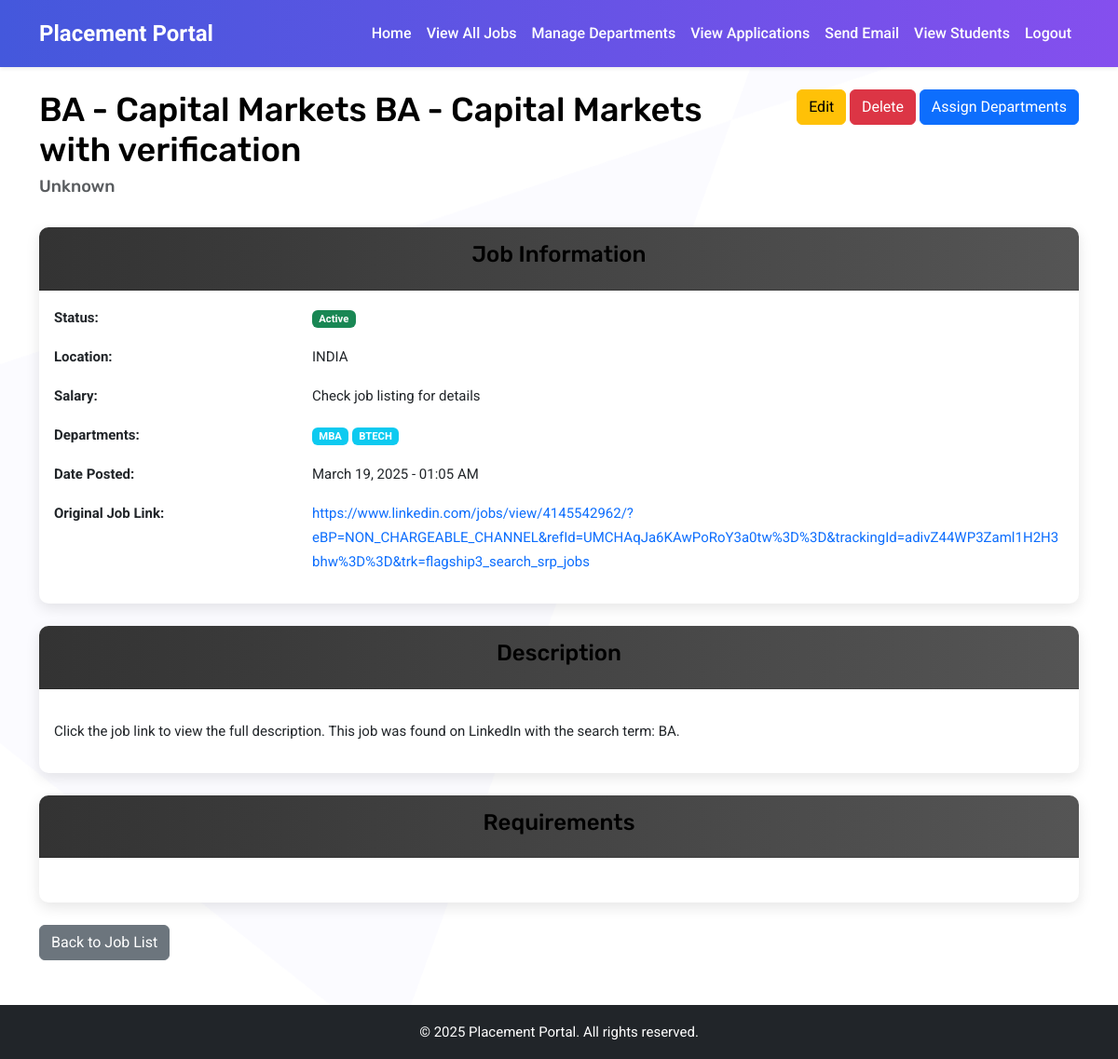
/jobs/9/ (signed in), run on the app's committed database.
### jobs/models.py (models this page shows, shortened)
class Job(models.Model):
    STATUS_CHOICES = (
        ('active', 'Active'),
        ('closed', 'Closed'),
        ('pending', 'Pending Review'),
    )
    title = models.CharField(max_length=200)
    company = models.CharField(max_length=200)
    description = models.TextField()
    requirements = models.TextField()
    location = models.CharField(max_length=200)
    salary = models.CharField(max_length=100, blank=True, null=True)
    url = models.URLField(blank=True, null=True)
    status = models.CharField(max_length=20, choices=STATUS_CHOICES, default='active')
    departments = models.ManyToManyField(Department, related_name='jobs', blank=True)
    date_posted = models.DateTimeField(auto_now_add=True)
    created_by = models.ForeignKey(User, on_delete=models.CASCADE, related_name='created_jobs')
    class Meta:
        ordering = ['-date_posted']

class Department(models.Model):
    name = models.CharField(max_length=100)

### jobs/views.py (the view)
    def wrapper(request, *args, **kwargs):
        if not request.user.is_placement_officer():
            messages.error(request, "You don't have permission to access this page.")
            return redirect('dashboard')
        return view_func(request, *args, **kwargs)

### jobs/views.py (called while the page is built)
def plo_required(view_func):
    def wrapper(request, *args, **kwargs):
        if not request.user.is_placement_officer():
            messages.error(request, "You don't have permission to access this page.")
            return redirect('dashboard')
        return view_func(request, *args, **kwargs)
    return wrapper

@login_required
@plo_required
def job_detail(request, job_id):
    job = get_object_or_404(Job, id=job_id)
    return render(request, 'jobs/job_detail.html', {'job': job})

### users/models.py (called while the page is built)
    def is_student(self):
        return self.user_type == 'student'

    def is_placement_officer(self):
        return self.user_type == 'placement_officer'

### jobs/templates/jobs/job_detail.html (shortened to what this page needs)
{% extends 'main/base.html' %}
{% block content %}
<div class="row mb-4">
    <div class="col-md-8">
        <h1>{{ job.title }}</h1>
        <h4 class="text-muted">{{ job.company }}</h4>
    </div>
    <div class="col-md-4 text-end">
        <a href="{% url 'job_edit' job.id %}" class="btn btn-warning">Edit</a>
        <a href="{% url 'job_delete' job.id %}" class="btn btn-danger">Delete</a>
        <a href="{% url 'assign_departments' job.id %}" class="btn btn-primary">Assign Departments</a>
    </div>
</div>
<div class="row">
    <div class="col-md-12">
        <div class="card mb-4">
            <div class="card-header">
                <h3>Job Information</h3>
            </div>
            <div class="card-body">
                <div class="row mb-3">
                    <div class="col-md-3 fw-bold">Status:</div>
                    <div class="col-md-9">
                        {% if job.status == 'active' %}
                        <span class="badge bg-success">Active</span>
                        {% elif job.status == 'closed' %}
                        <span class="badge bg-danger">Closed</span>
                        {% else %}
                        <span class="badge bg-warning">Pending</span>
                        {% endif %}
                    </div>
                </div>
                <div class="row mb-3">
                    <div class="col-md-3 fw-bold">Location:</div>
                    <div class="col-md-9">{{ job.location }}</div>
                </div>
                <div class="row mb-3">
                    <div class="col-md-3 fw-bold">Salary:</div>
                    <div class="col-md-9">{{ job.salary|default:"Not specified" }}</div>
                </div>
                <div class="row mb-3">
                    <div class="col-md-3 fw-bold">Departments:</div>
                    <div class="col-md-9">
                        {% for dept in job.departments.all %}
                        <span class="badge bg-info">{{ dept.name }}</span>
                        {% empty %}
                        <span class="badge bg-secondary">None assigned</span>
                        {% endfor %}
                    </div>
                </div>
                <div class="row mb-3">
                    <div class="col-md-3 fw-bold">Date Posted:</div>
                    <div class="col-md-9">{{ job.date_posted|date:"F d, Y - h:i A" }}</div>
                </div>
                {% if job.url %}
                <div class="row mb-3">
                    <div class="col-md-3 fw-bold">Original Job Link:</div>
                    <div class="col-md-9"><a href="{{ job.url }}" target="_blank">{{ job.url }}</a></div>
                </div>
                {% endif %}
            </div>
        </div>
        <div class="card mb-4">
            <div class="card-header">
                <h3>Description</h3>
            </div>
            <div class="card-body">
                <p>{{ job.description|linebreaks }}</p>
            </div>
        </div>
        <div class="card mb-4">
            <div class="card-header">
                <h3>Requirements</h3>
            </div>
            <div class="card-body">
            </div>
        </div>
    </div>
</div>
<div class="row">
    <div class="col-md-12">
        <a href="{% url 'job_list' %}" class="btn btn-secondary">Back to Job List</a>
    </div>
</div>
{% endblock %}

### data on the page
Job: title "BA - Capital Markets BA - Capital Markets with verification", company "Unknown", location "INDIA", salary "Check job listing for details", date_posted "March 19, 2025 - 01:05 AM", url "https://www.linkedin.com/jobs/view/4145542962/?eBP=NON_CHARGEABLE_CHANNEL&refId=UMCHAqJa6KAwPoRoY3a0tw%3D%3D&trackingId=adivZ44WP3Zaml1H2H3bhw%3D%3D&trk=flagship3_search_srp_jobs", description "Click the job link to view the full description. This job was found on LinkedIn with the search term: BA."
Department: name "MBA"
Department: name "BTECH"
